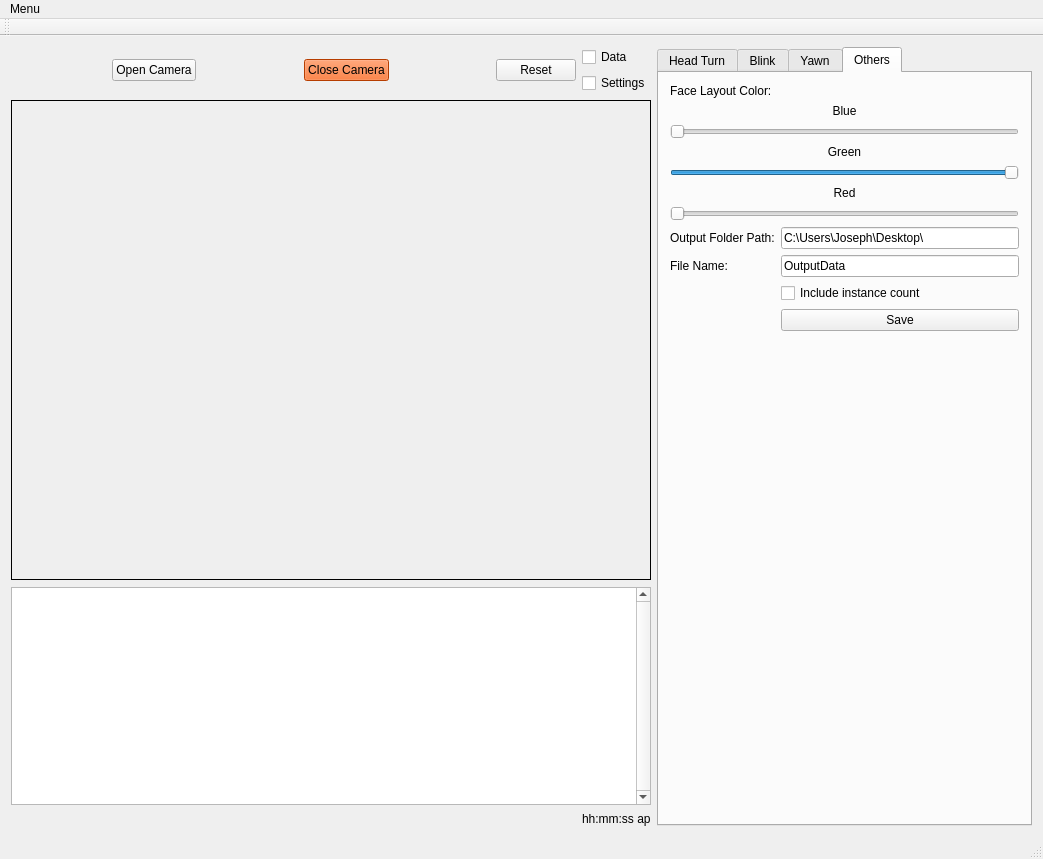
<?xml version="1.0" encoding="UTF-8"?>
<ui version="4.0">
 <class>MainWindow</class>
 <widget class="QMainWindow" name="MainWindow">
  <property name="geometry">
   <rect>
    <x>0</x>
    <y>0</y>
    <width>1043</width>
    <height>859</height>
   </rect>
  </property>
  <property name="windowTitle">
   <string>MainWindow</string>
  </property>
  <widget class="QWidget" name="centralWidget">
   <layout class="QHBoxLayout" name="horizontalLayout_13">
    <item>
     <layout class="QVBoxLayout" name="verticalLayout_4">
      <property name="spacing">
       <number>7</number>
      </property>
      <item>
       <layout class="QHBoxLayout" name="horizontalLayout_3">
        <item>
         <spacer name="horizontalSpacer_3">
          <property name="orientation">
           <enum>Qt::Horizontal</enum>
          </property>
          <property name="sizeHint" stdset="0">
           <size>
            <width>40</width>
            <height>20</height>
           </size>
          </property>
         </spacer>
        </item>
        <item>
         <widget class="QPushButton" name="pushButton_open_camera">
          <property name="text">
           <string>Open Camera</string>
          </property>
         </widget>
        </item>
        <item>
         <spacer name="horizontalSpacer_7">
          <property name="orientation">
           <enum>Qt::Horizontal</enum>
          </property>
          <property name="sizeHint" stdset="0">
           <size>
            <width>40</width>
            <height>20</height>
           </size>
          </property>
         </spacer>
        </item>
        <item>
         <widget class="QPushButton" name="pushButton_close_camera">
          <property name="styleSheet">
           <string notr="true">background-color: rgb(255, 85, 0);
selection-color: qradialgradient(spread:repeat, cx:0.5, cy:0.5, radius:0.077, fx:0.5, fy:0.5, stop:0 rgba(0, 169, 255, 147), stop:0.497326 rgba(0, 0, 0, 147), stop:1 rgba(0, 169, 255, 147));</string>
          </property>
          <property name="text">
           <string>Close Camera</string>
          </property>
         </widget>
        </item>
        <item>
         <spacer name="horizontalSpacer_4">
          <property name="orientation">
           <enum>Qt::Horizontal</enum>
          </property>
          <property name="sizeHint" stdset="0">
           <size>
            <width>40</width>
            <height>20</height>
           </size>
          </property>
         </spacer>
        </item>
        <item>
         <widget class="QPushButton" name="pushButton_reset">
          <property name="text">
           <string>Reset</string>
          </property>
         </widget>
        </item>
        <item>
         <layout class="QVBoxLayout" name="verticalLayout_6">
          <item>
           <widget class="QCheckBox" name="ResetData_checkBox">
            <property name="text">
             <string>Data</string>
            </property>
            <property name="checked">
             <bool>false</bool>
            </property>
           </widget>
          </item>
          <item>
           <widget class="QCheckBox" name="ResetSettings_checkBox">
            <property name="text">
             <string>Settings</string>
            </property>
           </widget>
          </item>
         </layout>
        </item>
       </layout>
      </item>
      <item>
       <widget class="QLabel" name="label_camera">
        <property name="sizePolicy">
         <sizepolicy hsizetype="Fixed" vsizetype="Fixed">
          <horstretch>0</horstretch>
          <verstretch>0</verstretch>
         </sizepolicy>
        </property>
        <property name="minimumSize">
         <size>
          <width>640</width>
          <height>480</height>
         </size>
        </property>
        <property name="frameShape">
         <enum>QFrame::Panel</enum>
        </property>
        <property name="text">
         <string/>
        </property>
       </widget>
      </item>
      <item>
       <widget class="QTableWidget" name="Main_tableWidget">
        <property name="minimumSize">
         <size>
          <width>0</width>
          <height>200</height>
         </size>
        </property>
        <property name="verticalScrollBarPolicy">
         <enum>Qt::ScrollBarAlwaysOn</enum>
        </property>
        <property name="alternatingRowColors">
         <bool>true</bool>
        </property>
        <property name="verticalScrollMode">
         <enum>QAbstractItemView::ScrollPerPixel</enum>
        </property>
        <property name="horizontalScrollMode">
         <enum>QAbstractItemView::ScrollPerPixel</enum>
        </property>
       </widget>
      </item>
      <item>
       <layout class="QHBoxLayout" name="horizontalLayout" stretch="0,0">
        <property name="spacing">
         <number>5</number>
        </property>
        <property name="sizeConstraint">
         <enum>QLayout::SetDefaultConstraint</enum>
        </property>
        <item>
         <spacer name="horizontalSpacer">
          <property name="orientation">
           <enum>Qt::Horizontal</enum>
          </property>
          <property name="sizeHint" stdset="0">
           <size>
            <width>0</width>
            <height>0</height>
           </size>
          </property>
         </spacer>
        </item>
        <item>
         <widget class="QLabel" name="CurrentTime_label">
          <property name="text">
           <string>hh:mm:ss ap</string>
          </property>
         </widget>
        </item>
       </layout>
      </item>
     </layout>
    </item>
    <item>
     <widget class="QTabWidget" name="tabWidget">
      <property name="minimumSize">
       <size>
        <width>372</width>
        <height>0</height>
       </size>
      </property>
      <property name="currentIndex">
       <number>3</number>
      </property>
      <widget class="QWidget" name="tab">
       <attribute name="title">
        <string>Head Turn</string>
       </attribute>
       <layout class="QVBoxLayout" name="verticalLayout_5">
        <item>
         <layout class="QVBoxLayout" name="verticalLayout_7">
          <property name="spacing">
           <number>0</number>
          </property>
          <item>
           <widget class="QLabel" name="label_13">
            <property name="text">
             <string>Head Turn Plot:</string>
            </property>
           </widget>
          </item>
          <item>
           <widget class="QCustomPlot" name="HeadTurn_plot" native="true">
            <property name="sizePolicy">
             <sizepolicy hsizetype="Preferred" vsizetype="Fixed">
              <horstretch>0</horstretch>
              <verstretch>0</verstretch>
             </sizepolicy>
            </property>
            <property name="minimumSize">
             <size>
              <width>0</width>
              <height>200</height>
             </size>
            </property>
           </widget>
          </item>
          <item>
           <layout class="QGridLayout" name="gridLayout_2">
            <item row="3" column="1">
             <widget class="QLabel" name="label_7">
              <property name="text">
               <string>Head turn threshold time(ms):</string>
              </property>
             </widget>
            </item>
            <item row="4" column="1">
             <widget class="QLabel" name="label_8">
              <property name="text">
               <string>Head turn time limit(distracted):</string>
              </property>
             </widget>
            </item>
            <item row="0" column="2">
             <widget class="QLabel" name="HeadTurn_trigger_indicator">
              <property name="sizePolicy">
               <sizepolicy hsizetype="Fixed" vsizetype="Fixed">
                <horstretch>0</horstretch>
                <verstretch>0</verstretch>
               </sizepolicy>
              </property>
              <property name="minimumSize">
               <size>
                <width>20</width>
                <height>20</height>
               </size>
              </property>
              <property name="maximumSize">
               <size>
                <width>20</width>
                <height>20</height>
               </size>
              </property>
              <property name="layoutDirection">
               <enum>Qt::RightToLeft</enum>
              </property>
              <property name="frameShape">
               <enum>QFrame::Box</enum>
              </property>
              <property name="text">
               <string/>
              </property>
             </widget>
            </item>
            <item row="4" column="2">
             <widget class="QSpinBox" name="HeadTurn_TimeLimit_spinBox">
              <property name="maximum">
               <number>9999</number>
              </property>
              <property name="singleStep">
               <number>100</number>
              </property>
              <property name="value">
               <number>2000</number>
              </property>
             </widget>
            </item>
            <item row="2" column="2">
             <widget class="QSpinBox" name="HeadTurnRight_spinBox">
              <property name="maximum">
               <number>100</number>
              </property>
              <property name="value">
               <number>35</number>
              </property>
             </widget>
            </item>
            <item row="2" column="1">
             <widget class="QLabel" name="label_17">
              <property name="text">
               <string>Head Turn Right threshold level:</string>
              </property>
             </widget>
            </item>
            <item row="1" column="2">
             <widget class="QSpinBox" name="HeadTurnLeft_spinBox">
              <property name="maximum">
               <number>100</number>
              </property>
              <property name="value">
               <number>65</number>
              </property>
             </widget>
            </item>
            <item row="1" column="1">
             <widget class="QLabel" name="label_16">
              <property name="text">
               <string>Head Turn Left threshold level:</string>
              </property>
             </widget>
            </item>
            <item row="3" column="2">
             <widget class="QSpinBox" name="HeadTurn_ThresholdTime_spinBox">
              <property name="maximum">
               <number>5000</number>
              </property>
              <property name="singleStep">
               <number>20</number>
              </property>
             </widget>
            </item>
           </layout>
          </item>
          <item>
           <spacer name="verticalSpacer_5">
            <property name="orientation">
             <enum>Qt::Vertical</enum>
            </property>
            <property name="sizeHint" stdset="0">
             <size>
              <width>17</width>
              <height>13</height>
             </size>
            </property>
           </spacer>
          </item>
          <item>
           <widget class="QLabel" name="HeadTurn_label">
            <property name="text">
             <string>Head Turn Log:</string>
            </property>
           </widget>
          </item>
          <item>
           <widget class="QTableWidget" name="HeadTurn_tableWidget">
            <property name="minimumSize">
             <size>
              <width>0</width>
              <height>200</height>
             </size>
            </property>
            <property name="verticalScrollBarPolicy">
             <enum>Qt::ScrollBarAlwaysOn</enum>
            </property>
            <property name="sizeAdjustPolicy">
             <enum>QAbstractScrollArea::AdjustIgnored</enum>
            </property>
            <property name="alternatingRowColors">
             <bool>true</bool>
            </property>
            <property name="verticalScrollMode">
             <enum>QAbstractItemView::ScrollPerPixel</enum>
            </property>
            <property name="horizontalScrollMode">
             <enum>QAbstractItemView::ScrollPerPixel</enum>
            </property>
           </widget>
          </item>
          <item>
           <widget class="QLabel" name="HeadTurn_rate_text">
            <property name="text">
             <string>HeadTurn rate</string>
            </property>
            <property name="alignment">
             <set>Qt::AlignRight|Qt::AlignTrailing|Qt::AlignVCenter</set>
            </property>
           </widget>
          </item>
         </layout>
        </item>
       </layout>
      </widget>
      <widget class="QWidget" name="tab_2">
       <attribute name="title">
        <string>Blink</string>
       </attribute>
       <layout class="QVBoxLayout" name="verticalLayout_11">
        <item>
         <layout class="QVBoxLayout" name="verticalLayout_8">
          <property name="spacing">
           <number>0</number>
          </property>
          <item>
           <widget class="QLabel" name="label_14">
            <property name="text">
             <string>Blink Plot:</string>
            </property>
           </widget>
          </item>
          <item>
           <widget class="QCustomPlot" name="Blink_plot" native="true">
            <property name="sizePolicy">
             <sizepolicy hsizetype="Preferred" vsizetype="Minimum">
              <horstretch>0</horstretch>
              <verstretch>0</verstretch>
             </sizepolicy>
            </property>
            <property name="minimumSize">
             <size>
              <width>0</width>
              <height>200</height>
             </size>
            </property>
           </widget>
          </item>
          <item>
           <layout class="QGridLayout" name="gridLayout_3">
            <item row="0" column="2">
             <widget class="QLabel" name="Blink_trigger_indicator">
              <property name="sizePolicy">
               <sizepolicy hsizetype="Fixed" vsizetype="Fixed">
                <horstretch>0</horstretch>
                <verstretch>0</verstretch>
               </sizepolicy>
              </property>
              <property name="minimumSize">
               <size>
                <width>20</width>
                <height>20</height>
               </size>
              </property>
              <property name="layoutDirection">
               <enum>Qt::RightToLeft</enum>
              </property>
              <property name="frameShape">
               <enum>QFrame::Box</enum>
              </property>
              <property name="text">
               <string/>
              </property>
             </widget>
            </item>
            <item row="3" column="1">
             <widget class="QLabel" name="label_10">
              <property name="text">
               <string>Slow Blink threshold time(ms):</string>
              </property>
             </widget>
            </item>
            <item row="2" column="1">
             <widget class="QLabel" name="label_9">
              <property name="text">
               <string>Blink threshold time(ms):</string>
              </property>
             </widget>
            </item>
            <item row="4" column="1">
             <widget class="QLabel" name="SlowBlink_drowsy_threshold">
              <property name="text">
               <string>Slow Blink threshold rate(drowsy):</string>
              </property>
             </widget>
            </item>
            <item row="1" column="1">
             <widget class="QLabel" name="label_18">
              <property name="text">
               <string>Blink threshold level:</string>
              </property>
             </widget>
            </item>
            <item row="1" column="2">
             <widget class="QSpinBox" name="Blink_spinBox">
              <property name="maximum">
               <number>100</number>
              </property>
              <property name="value">
               <number>25</number>
              </property>
             </widget>
            </item>
            <item row="5" column="1">
             <widget class="QLabel" name="label_12">
              <property name="text">
               <string>Closed Eyes time limit(asleep):</string>
              </property>
             </widget>
            </item>
            <item row="2" column="2">
             <widget class="QSpinBox" name="Blink_ThresholdTime_spinBox">
              <property name="maximum">
               <number>5000</number>
              </property>
              <property name="singleStep">
               <number>20</number>
              </property>
             </widget>
            </item>
            <item row="3" column="2">
             <widget class="QSpinBox" name="SlowBlink_ThresholdTime_spinBox">
              <property name="maximum">
               <number>5000</number>
              </property>
              <property name="singleStep">
               <number>20</number>
              </property>
              <property name="value">
               <number>200</number>
              </property>
             </widget>
            </item>
            <item row="4" column="2">
             <widget class="QSpinBox" name="SlowBlink_ThresholdRate_spinBox">
              <property name="minimum">
               <number>1</number>
              </property>
              <property name="maximum">
               <number>30</number>
              </property>
              <property name="value">
               <number>3</number>
              </property>
             </widget>
            </item>
            <item row="5" column="2">
             <widget class="QSpinBox" name="ClosedEyes_TimeLimit_spinBox">
              <property name="maximum">
               <number>9999</number>
              </property>
              <property name="singleStep">
               <number>100</number>
              </property>
              <property name="value">
               <number>2000</number>
              </property>
             </widget>
            </item>
           </layout>
          </item>
          <item>
           <spacer name="verticalSpacer_3">
            <property name="orientation">
             <enum>Qt::Vertical</enum>
            </property>
            <property name="sizeHint" stdset="0">
             <size>
              <width>20</width>
              <height>40</height>
             </size>
            </property>
           </spacer>
          </item>
          <item>
           <widget class="QLabel" name="Blink_label">
            <property name="text">
             <string>Blink Log:</string>
            </property>
           </widget>
          </item>
          <item>
           <widget class="QTableWidget" name="Blink_tableWidget">
            <property name="minimumSize">
             <size>
              <width>0</width>
              <height>200</height>
             </size>
            </property>
            <property name="verticalScrollBarPolicy">
             <enum>Qt::ScrollBarAlwaysOn</enum>
            </property>
            <property name="alternatingRowColors">
             <bool>true</bool>
            </property>
            <property name="verticalScrollMode">
             <enum>QAbstractItemView::ScrollPerPixel</enum>
            </property>
            <property name="horizontalScrollMode">
             <enum>QAbstractItemView::ScrollPerPixel</enum>
            </property>
           </widget>
          </item>
          <item>
           <layout class="QHBoxLayout" name="horizontalLayout_2">
            <item>
             <widget class="QLabel" name="SlowBlink_rate_text">
              <property name="text">
               <string>Slow Blink rate</string>
              </property>
              <property name="alignment">
               <set>Qt::AlignRight|Qt::AlignTrailing|Qt::AlignVCenter</set>
              </property>
             </widget>
            </item>
            <item>
             <widget class="QLabel" name="Blink_rate_text">
              <property name="text">
               <string>Blink rate</string>
              </property>
              <property name="alignment">
               <set>Qt::AlignRight|Qt::AlignTrailing|Qt::AlignVCenter</set>
              </property>
             </widget>
            </item>
           </layout>
          </item>
         </layout>
        </item>
       </layout>
      </widget>
      <widget class="QWidget" name="tab_3">
       <attribute name="title">
        <string>Yawn</string>
       </attribute>
       <layout class="QVBoxLayout" name="verticalLayout_12">
        <item>
         <layout class="QVBoxLayout" name="verticalLayout_9">
          <property name="spacing">
           <number>0</number>
          </property>
          <item>
           <widget class="QLabel" name="label_15">
            <property name="text">
             <string>Yawn Plot:</string>
            </property>
           </widget>
          </item>
          <item>
           <widget class="QCustomPlot" name="Yawn_plot" native="true">
            <property name="sizePolicy">
             <sizepolicy hsizetype="Preferred" vsizetype="Minimum">
              <horstretch>0</horstretch>
              <verstretch>0</verstretch>
             </sizepolicy>
            </property>
            <property name="minimumSize">
             <size>
              <width>0</width>
              <height>200</height>
             </size>
            </property>
           </widget>
          </item>
          <item>
           <layout class="QGridLayout" name="gridLayout_5">
            <item row="0" column="2">
             <widget class="QLabel" name="Yawn_trigger_indicator">
              <property name="sizePolicy">
               <sizepolicy hsizetype="Fixed" vsizetype="Fixed">
                <horstretch>0</horstretch>
                <verstretch>0</verstretch>
               </sizepolicy>
              </property>
              <property name="minimumSize">
               <size>
                <width>20</width>
                <height>20</height>
               </size>
              </property>
              <property name="maximumSize">
               <size>
                <width>20</width>
                <height>20</height>
               </size>
              </property>
              <property name="layoutDirection">
               <enum>Qt::RightToLeft</enum>
              </property>
              <property name="frameShape">
               <enum>QFrame::Box</enum>
              </property>
              <property name="text">
               <string/>
              </property>
             </widget>
            </item>
            <item row="3" column="1">
             <widget class="QLabel" name="label_11">
              <property name="text">
               <string>Yawn threshold time(ms):</string>
              </property>
             </widget>
            </item>
            <item row="1" column="2">
             <widget class="QSpinBox" name="YawnEyes_spinBox">
              <property name="maximum">
               <number>100</number>
              </property>
              <property name="value">
               <number>35</number>
              </property>
             </widget>
            </item>
            <item row="2" column="2">
             <widget class="QSpinBox" name="YawnMouth_spinBox">
              <property name="maximum">
               <number>100</number>
              </property>
              <property name="value">
               <number>30</number>
              </property>
             </widget>
            </item>
            <item row="1" column="1">
             <widget class="QLabel" name="label_19">
              <property name="text">
               <string>Yawn Eye threshold level:</string>
              </property>
             </widget>
            </item>
            <item row="2" column="1">
             <widget class="QLabel" name="label_20">
              <property name="text">
               <string>Yawn Mouth threshold level:</string>
              </property>
             </widget>
            </item>
            <item row="4" column="1">
             <widget class="QLabel" name="label_5">
              <property name="text">
               <string>Yawn threshold rate(drowsy):</string>
              </property>
             </widget>
            </item>
            <item row="5" column="1">
             <widget class="QLabel" name="label_6">
              <property name="text">
               <string>Refresh rate:</string>
              </property>
             </widget>
            </item>
            <item row="3" column="2">
             <widget class="QSpinBox" name="Yawn_ThresholdTime_spinBox">
              <property name="maximum">
               <number>5000</number>
              </property>
              <property name="singleStep">
               <number>20</number>
              </property>
              <property name="value">
               <number>200</number>
              </property>
             </widget>
            </item>
            <item row="4" column="2">
             <widget class="QSpinBox" name="Yawn_ThresholdRate_spinBox">
              <property name="minimum">
               <number>1</number>
              </property>
              <property name="maximum">
               <number>10</number>
              </property>
              <property name="value">
               <number>3</number>
              </property>
             </widget>
            </item>
            <item row="5" column="2">
             <widget class="QSpinBox" name="RefreshRate_spinBox">
              <property name="minimum">
               <number>1</number>
              </property>
              <property name="maximum">
               <number>60</number>
              </property>
              <property name="value">
               <number>10</number>
              </property>
             </widget>
            </item>
           </layout>
          </item>
          <item>
           <spacer name="verticalSpacer">
            <property name="orientation">
             <enum>Qt::Vertical</enum>
            </property>
            <property name="sizeHint" stdset="0">
             <size>
              <width>20</width>
              <height>40</height>
             </size>
            </property>
           </spacer>
          </item>
          <item>
           <widget class="QLabel" name="Yawn_label">
            <property name="text">
             <string>Yawn Log:</string>
            </property>
           </widget>
          </item>
          <item>
           <widget class="QTableWidget" name="Yawn_tableWidget">
            <property name="minimumSize">
             <size>
              <width>0</width>
              <height>200</height>
             </size>
            </property>
            <property name="verticalScrollBarPolicy">
             <enum>Qt::ScrollBarAlwaysOn</enum>
            </property>
            <property name="alternatingRowColors">
             <bool>true</bool>
            </property>
            <property name="verticalScrollMode">
             <enum>QAbstractItemView::ScrollPerPixel</enum>
            </property>
            <property name="horizontalScrollMode">
             <enum>QAbstractItemView::ScrollPerPixel</enum>
            </property>
           </widget>
          </item>
          <item>
           <widget class="QLabel" name="Yawn_rate_text">
            <property name="text">
             <string>Yawn rate</string>
            </property>
            <property name="alignment">
             <set>Qt::AlignRight|Qt::AlignTrailing|Qt::AlignVCenter</set>
            </property>
           </widget>
          </item>
         </layout>
        </item>
       </layout>
      </widget>
      <widget class="QWidget" name="tab_5">
       <attribute name="title">
        <string>Others</string>
       </attribute>
       <layout class="QGridLayout" name="gridLayout_7">
        <item row="11" column="0">
         <spacer name="verticalSpacer_2">
          <property name="orientation">
           <enum>Qt::Vertical</enum>
          </property>
          <property name="sizeHint" stdset="0">
           <size>
            <width>20</width>
            <height>40</height>
           </size>
          </property>
         </spacer>
        </item>
        <item row="3" column="0">
         <widget class="QLabel" name="label_2">
          <property name="text">
           <string>Green</string>
          </property>
          <property name="alignment">
           <set>Qt::AlignCenter</set>
          </property>
         </widget>
        </item>
        <item row="0" column="0">
         <widget class="QLabel" name="label_4">
          <property name="text">
           <string>Face Layout Color:</string>
          </property>
         </widget>
        </item>
        <item row="6" column="0">
         <widget class="QSlider" name="red_horizontalSlider">
          <property name="maximum">
           <number>255</number>
          </property>
          <property name="orientation">
           <enum>Qt::Horizontal</enum>
          </property>
         </widget>
        </item>
        <item row="4" column="0">
         <widget class="QSlider" name="green_horizontalSlider">
          <property name="maximum">
           <number>255</number>
          </property>
          <property name="sliderPosition">
           <number>255</number>
          </property>
          <property name="orientation">
           <enum>Qt::Horizontal</enum>
          </property>
         </widget>
        </item>
        <item row="5" column="0">
         <widget class="QLabel" name="label_3">
          <property name="text">
           <string>Red</string>
          </property>
          <property name="alignment">
           <set>Qt::AlignCenter</set>
          </property>
         </widget>
        </item>
        <item row="2" column="0">
         <widget class="QSlider" name="blue_horizontalSlider">
          <property name="maximum">
           <number>255</number>
          </property>
          <property name="orientation">
           <enum>Qt::Horizontal</enum>
          </property>
         </widget>
        </item>
        <item row="1" column="0">
         <widget class="QLabel" name="label">
          <property name="text">
           <string>Blue</string>
          </property>
          <property name="alignment">
           <set>Qt::AlignCenter</set>
          </property>
         </widget>
        </item>
        <item row="9" column="0">
         <layout class="QGridLayout" name="gridLayout">
          <item row="0" column="1">
           <widget class="QLineEdit" name="FolderPath_lineEdit">
            <property name="text">
             <string>C:\Users\Joseph\Desktop\</string>
            </property>
           </widget>
          </item>
          <item row="0" column="0">
           <widget class="QLabel" name="label_21">
            <property name="text">
             <string>Output Folder Path:</string>
            </property>
           </widget>
          </item>
          <item row="2" column="1">
           <widget class="QCheckBox" name="includeCount_checkBox">
            <property name="text">
             <string>Include instance count</string>
            </property>
            <property name="checked">
             <bool>false</bool>
            </property>
           </widget>
          </item>
          <item row="6" column="1">
           <widget class="QPushButton" name="SaveOutputData_pushButton">
            <property name="text">
             <string>Save</string>
            </property>
           </widget>
          </item>
          <item row="1" column="1">
           <widget class="QLineEdit" name="FileName_lineEdit">
            <property name="text">
             <string>OutputData</string>
            </property>
           </widget>
          </item>
          <item row="1" column="0">
           <widget class="QLabel" name="label_22">
            <property name="text">
             <string>File Name:</string>
            </property>
           </widget>
          </item>
         </layout>
        </item>
       </layout>
      </widget>
     </widget>
    </item>
   </layout>
  </widget>
  <widget class="QMenuBar" name="menuBar">
   <property name="geometry">
    <rect>
     <x>0</x>
     <y>0</y>
     <width>1043</width>
     <height>26</height>
    </rect>
   </property>
   <widget class="QMenu" name="menuDriver_Monitor">
    <property name="title">
     <string>Menu</string>
    </property>
    <widget class="QMenu" name="menuSettings">
     <property name="title">
      <string>Settings</string>
     </property>
     <addaction name="separator"/>
     <addaction name="separator"/>
     <addaction name="actionColor"/>
    </widget>
    <addaction name="menuSettings"/>
    <addaction name="separator"/>
    <addaction name="actionExit"/>
   </widget>
   <addaction name="menuDriver_Monitor"/>
  </widget>
  <widget class="QToolBar" name="mainToolBar">
   <attribute name="toolBarArea">
    <enum>TopToolBarArea</enum>
   </attribute>
   <attribute name="toolBarBreak">
    <bool>false</bool>
   </attribute>
  </widget>
  <widget class="QStatusBar" name="statusBar"/>
  <action name="actionExit">
   <property name="text">
    <string>Exit</string>
   </property>
  </action>
  <action name="actionColor">
   <property name="text">
    <string>Color</string>
   </property>
  </action>
 </widget>
 <layoutdefault spacing="6" margin="11"/>
 <customwidgets>
  <customwidget>
   <class>QCustomPlot</class>
   <extends>QWidget</extends>
   <header>qcustomplot.h</header>
   <container>1</container>
  </customwidget>
 </customwidgets>
 <resources/>
 <connections/>
</ui>
